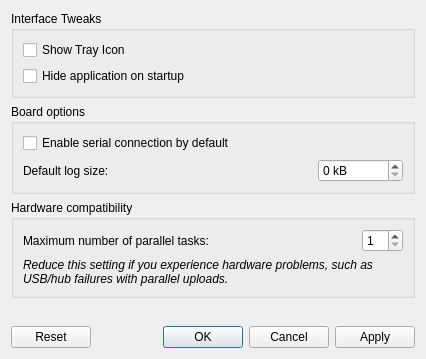
<?xml version="1.0" encoding="UTF-8"?>
<ui version="4.0">
 <class>PreferencesDialog</class>
 <widget class="QDialog" name="PreferencesDialog">
  <property name="geometry">
   <rect>
    <x>0</x>
    <y>0</y>
    <width>426</width>
    <height>359</height>
   </rect>
  </property>
  <property name="windowTitle">
   <string>TyCommander Preferences</string>
  </property>
  <property name="windowIcon">
   <iconset resource="../../resources/resources.qrc">
    <normaloff>:/tycommander</normaloff>:/tycommander</iconset>
  </property>
  <layout class="QVBoxLayout" name="verticalLayout">
   <item>
    <widget class="QGroupBox" name="groupBox_2">
     <property name="title">
      <string>Interface Tweaks</string>
     </property>
     <layout class="QVBoxLayout" name="verticalLayout_3">
      <item>
       <widget class="QCheckBox" name="showTrayIconCheck">
        <property name="text">
         <string>Show Tray Icon</string>
        </property>
       </widget>
      </item>
      <item>
       <widget class="QCheckBox" name="hideOnStartupCheck">
        <property name="text">
         <string>Hide application on startup</string>
        </property>
       </widget>
      </item>
     </layout>
    </widget>
   </item>
   <item>
    <widget class="QGroupBox" name="groupBox_3">
     <property name="title">
      <string>Board options</string>
     </property>
     <layout class="QVBoxLayout" name="verticalLayout_4">
      <item>
       <widget class="QCheckBox" name="serialByDefaultCheck">
        <property name="text">
         <string>Enable serial connection by default</string>
        </property>
       </widget>
      </item>
      <item>
       <layout class="QHBoxLayout" name="horizontalLayout_2">
        <item>
         <widget class="QLabel" name="label_3">
          <property name="text">
           <string>Default log size:</string>
          </property>
         </widget>
        </item>
        <item>
         <spacer name="horizontalSpacer_2">
          <property name="orientation">
           <enum>Qt::Horizontal</enum>
          </property>
          <property name="sizeHint" stdset="0">
           <size>
            <width>40</width>
            <height>20</height>
           </size>
          </property>
         </spacer>
        </item>
        <item>
         <widget class="QSpinBox" name="serialLogSizeDefaultSpin">
          <property name="accelerated">
           <bool>true</bool>
          </property>
          <property name="suffix">
           <string> kB</string>
          </property>
          <property name="maximum">
           <number>999999</number>
          </property>
          <property name="singleStep">
           <number>100</number>
          </property>
         </widget>
        </item>
       </layout>
      </item>
     </layout>
    </widget>
   </item>
   <item>
    <widget class="QGroupBox" name="groupBox">
     <property name="title">
      <string>Hardware compatibility</string>
     </property>
     <layout class="QVBoxLayout" name="verticalLayout_2">
      <item>
       <layout class="QHBoxLayout" name="horizontalLayout">
        <item>
         <widget class="QLabel" name="label">
          <property name="text">
           <string>Maximum number of parallel tasks:</string>
          </property>
         </widget>
        </item>
        <item>
         <spacer name="horizontalSpacer">
          <property name="orientation">
           <enum>Qt::Horizontal</enum>
          </property>
          <property name="sizeHint" stdset="0">
           <size>
            <width>40</width>
            <height>20</height>
           </size>
          </property>
         </spacer>
        </item>
        <item>
         <widget class="QSpinBox" name="maxTasksSpin">
          <property name="minimum">
           <number>1</number>
          </property>
          <property name="maximum">
           <number>32</number>
          </property>
         </widget>
        </item>
       </layout>
      </item>
      <item>
       <widget class="QLabel" name="label_2">
        <property name="font">
         <font>
          <italic>true</italic>
         </font>
        </property>
        <property name="text">
         <string>&lt;html&gt;&lt;head/&gt;&lt;body&gt;&lt;p&gt;Reduce this setting if you experience hardware problems, such as USB/hub failures with parallel uploads.&lt;/p&gt;&lt;/body&gt;&lt;/html&gt;</string>
        </property>
        <property name="wordWrap">
         <bool>true</bool>
        </property>
       </widget>
      </item>
     </layout>
    </widget>
   </item>
   <item>
    <spacer name="verticalSpacer">
     <property name="orientation">
      <enum>Qt::Vertical</enum>
     </property>
     <property name="sizeHint" stdset="0">
      <size>
       <width>20</width>
       <height>40</height>
      </size>
     </property>
    </spacer>
   </item>
   <item>
    <widget class="QDialogButtonBox" name="buttonBox">
     <property name="orientation">
      <enum>Qt::Horizontal</enum>
     </property>
     <property name="standardButtons">
      <set>QDialogButtonBox::Apply|QDialogButtonBox::Cancel|QDialogButtonBox::Ok|QDialogButtonBox::Reset</set>
     </property>
    </widget>
   </item>
  </layout>
 </widget>
 <resources>
  <include location="../../resources/resources.qrc"/>
 </resources>
 <connections/>
</ui>
